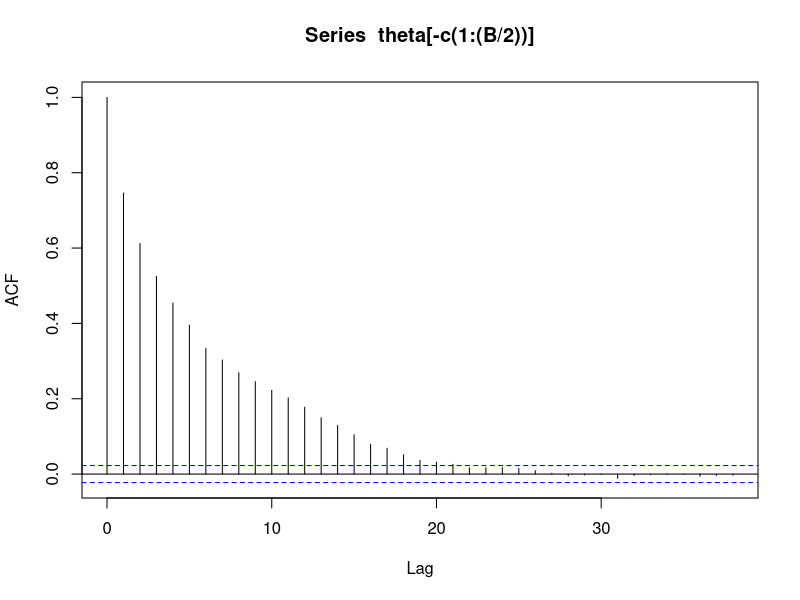
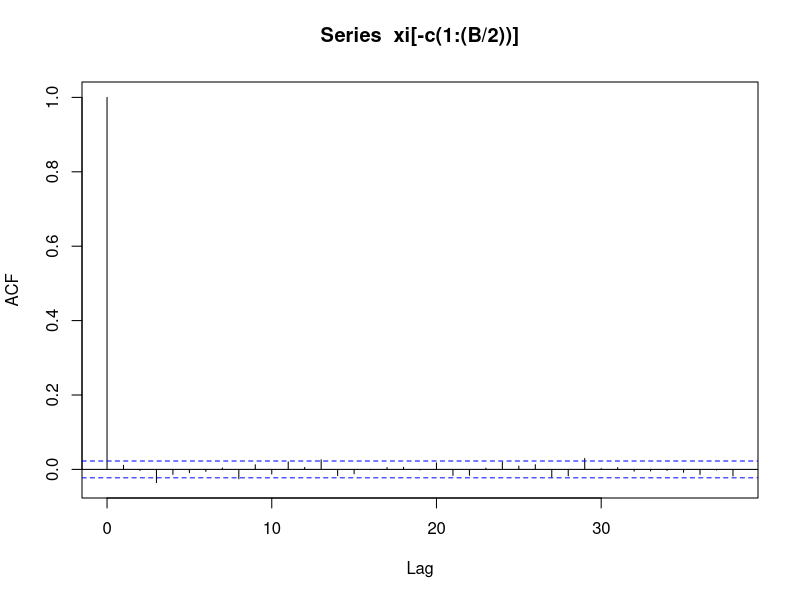
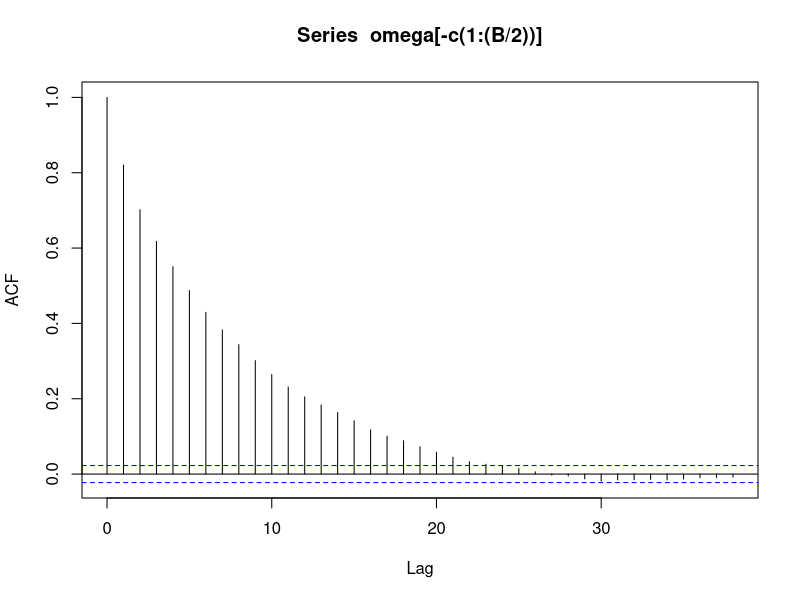
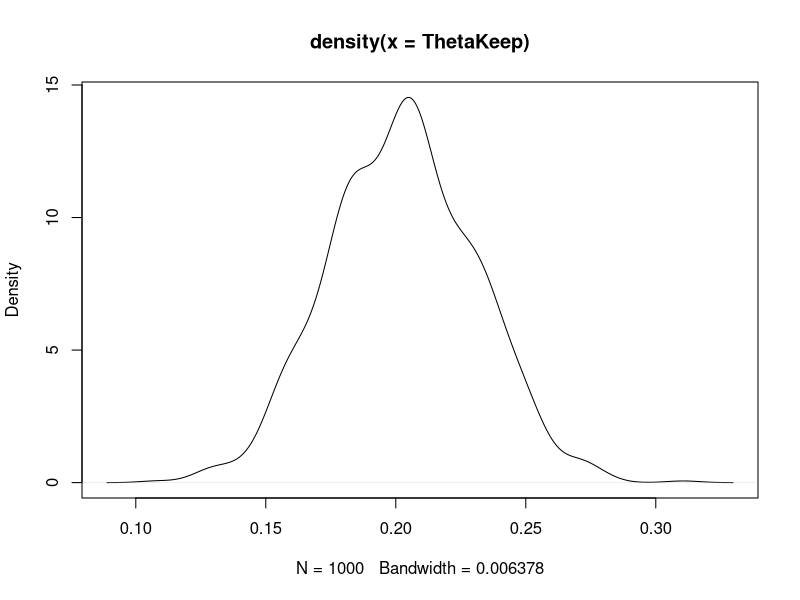
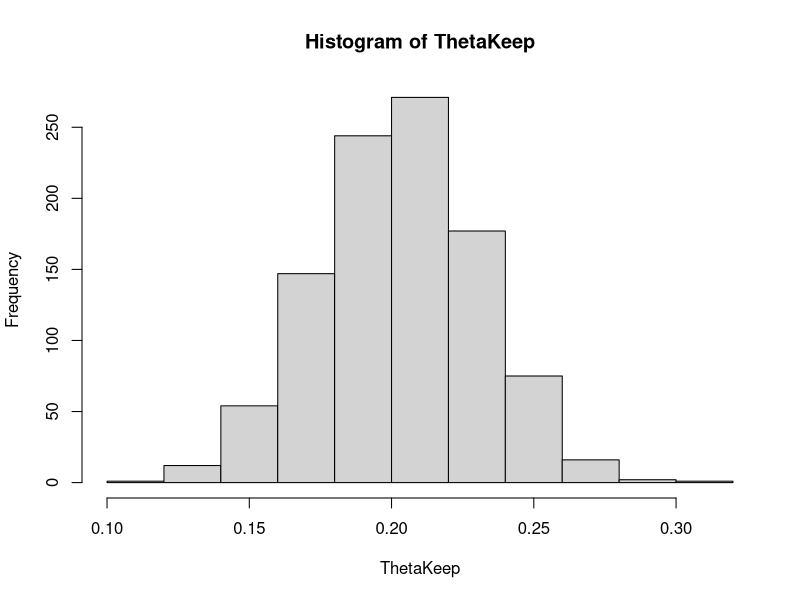
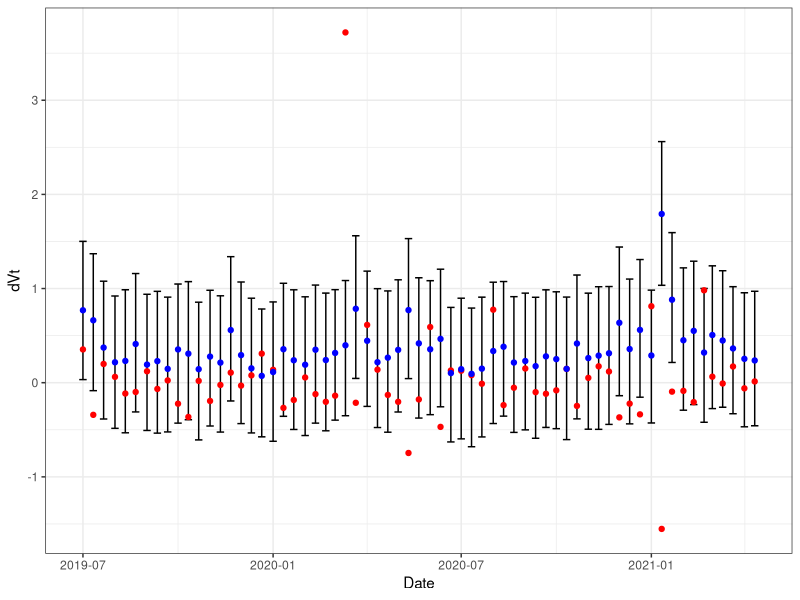

The R script that drew these images, in order:
## ---- chunk 1
knitr::opts_chunk$set(echo = TRUE, message = F)
library(tidyverse)

## ---- chunk 2

btc_candles <- read_csv("btcOpenCandles.csv") %>%
  mutate(dVt = lead(AnnualizedRV) - AnnualizedRV) #%>%
  # mutate(logAnnualRV = log(AnnualizedRV),
  #        dYt = lead(logAnnualRV) - logAnnualRV)

train <- btc_candles %>%
  filter(time < as.Date("2019-07-01"))

test <- btc_candles %>%
  filter(time >= as.Date("2019-07-01"))

Vt <- train$AnnualizedRV
dVt <- train$dVt

logL_omega <- function(Omega, Theta, Xi, .dVt = dVt, .Vt = Vt){
  -1 / (2 * Xi^2) * sum(((.dVt - Theta * (Omega - .Vt))^2) / .Vt)
}
logL_theta <- function(Theta, Omega, Xi,  .dVt = dVt, .Vt = Vt){
  -1 / (2 * Xi^2) * sum(((.dVt - Theta * (Omega - .Vt))^2) / .Vt)
}

burnIn <- 5000
thin <- 10
keep <- 1000
B <- burnIn + keep * thin

omega <- vector("numeric", B)
xi <- vector("numeric", B)
theta <- vector("numeric", B)

omega[1] = mean(Vt)
xi[1] = sd(Vt)^2
theta[1] = 0.25

n <- length(Vt)

omega_accept <- 0
theta_accept <- 0
set.seed(111)
for (b in 2:B) {

  phi_alpha <- n/2
  phi_beta <- sum((dVt - theta[b-1]*(omega[b-1] - Vt))^2 / (2*Vt))

  phi <- MCMCpack::rinvgamma(1, phi_alpha, phi_beta)
  xi[b] = sqrt(phi)
  
  U <- runif(1)
  ## MH for omega
  omega_star <- rnorm(1, mean = mean(Vt), sd = 0.5*sd(Vt))
  
  r <- exp(logL_omega(omega_star, theta[b-1], xi[b-1]) - logL_omega(omega[b-1], theta[b-1], xi[b-1]))
  if(U < min(r,1)){
    omega[b] = omega_star
    if(b > burnIn){
      omega_accept <- omega_accept + 1
    }
  }else{
    omega[b] = omega[b-1]
  }
  ## MH for theta
  theta_alpha = 4
  theta_beta = 16
  theta_star <- rbeta(1, theta_alpha, theta_beta)
  
  r <- exp(logL_theta(theta_star, omega[b-1], xi[b-1]) - logL_theta(theta[b-1], omega[b-1], xi[b-1])) *
    (dbeta(theta[b-1], theta_alpha, theta_beta) / dbeta(theta_star, theta_alpha, theta_beta))
  if(U < min(r,1)){
    theta[b] = theta_star
    if(b > burnIn){
      theta_accept <- theta_accept + 1
    }
  }else{
    theta[b] = theta[b-1]
  }
  
}

## ---- chunk 3

theta_accept / B
omega_accept / B

mean(omega[-c(1:burnIn)])
mean(Vt)

mean(theta[-c(1:burnIn)])
mean(xi[-c(1:burnIn)])
sd(Vt)

acf(theta[-c(1:(B/2))])
acf(xi[-c(1:(B/2))])
acf(omega[-c(1:(B/2))])

keepIdx <- seq(burnIn+1, B, by = thin)
ThetaKeep <- theta[keepIdx]
OmegaKeep <- omega[keepIdx]
XiKeep <- xi[keepIdx]

plot(density(ThetaKeep))
hist(ThetaKeep)
mean(OmegaKeep)
median(OmegaKeep)

## ---- chunk 4

HestonModel <- function(dBt, theta, omega, Vt, xi){
  return(
    theta * (Vt - omega) + xi * sqrt(Vt) * dBt
  )
 }
# ItoHestonModel <- function(dBt, theta, omega, Vt, xi){
#   return(
#    (theta * (omega - Vt) - xi^2)/Vt + xi / sqrt(Vt) * dBt
#   )
# }

simDVT <- function(Vt_i, theta, omega, xi, date, dBt = NULL, sims = 1000){
  if(is.null(dBt)) dBt <- rnorm(sims)
  
  dYt <- t(sapply(dBt, HestonModel, Vt_i, theta, omega, xi)) %>% as.data.frame() 
  dYt$Date = date
  return(dYt)
  
}


ParamsDf <- data.frame(theta = mean(ThetaKeep),
                       omega = mean(OmegaKeep),
                       xi = mean(XiKeep)) %>%
  expand_grid(test%>% select(time, AnnualizedRV)) %>%
  rename(date = time,
         Vt_i = AnnualizedRV)

testSim <- pmap_dfr(ParamsDf, simDVT)

checkResults <- testSim %>%
  pivot_longer(cols = V1:V1000, values_to = "simDVt") %>%
  select(-name) %>%
  left_join(test %>% select(Date = time, dVt, AnnualizedRV)) 

checkResults %>%
  group_by(Date) %>%
  mutate(upper = quantile(simDVt, 0.95),
         lower = quantile(simDVt, 0.05),
         pointEst = median(simDVt)) %>%
  filter(lubridate::day(Date) %in% c(1,11,21)) %>%
  select(-simDVt) %>%
  distinct() %>%
  # ggplot(aes(x = AnnualizedRV)) +
  # geom_point(aes(y = pointEst), col = "red") +
  #geom_point(aes(y = dVt), col = "blue")
  ggplot(aes(x = Date)) +
  geom_errorbar(aes(ymin = lower, ymax = upper)) +
  geom_point(aes(y = dVt), col = "red")  +
  geom_point(aes(y = pointEst), col = "blue") +
  theme_bw()
